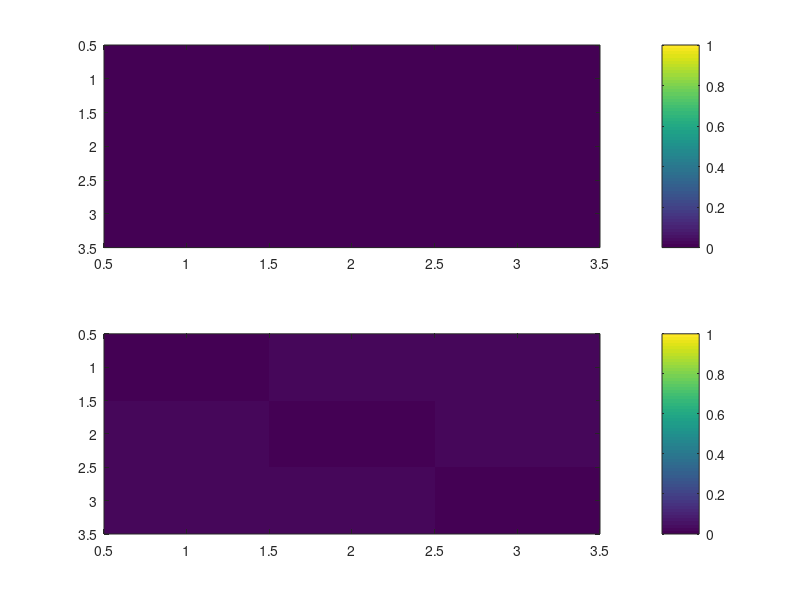

Source code (MATLAB):
%{
syms pq pm;
Sqec = (1-pq)^3*(1-pm)^6 + 3*pq*(1-pq)^2*(1-pm)^6 + 9*pq*(1-pq)^2*pm*(1-pm)^5
%}
%{
Sqec = Sqec3times(0.554, 0.1356);
Srse = SrseOnce(0.554, 0.1356)
Sqec-Srse
%}
%{
fs = 22050;
Pq = (0:(1/fs):1)';
Pm = (0:(1/fs):1)';
Diff = zeros(fs,fs);
for i = 1:numel(Pm)
    for j = 1:numel(Pq)
        Sqec = Sqec3times(Pm(i),Pq(j));
        Srse = SrseOnce(Pm(i),Pq(j));
        Diff(i,j) = Sqec - Srse;
    end
end

%{
Sqec = Sqec3times(Pm,Pq);
Srse = SrseOnce(Pm,Pq);
Diff  = Srse - Sqec;
%}
imagesc(Pm,Pq,Diff);
%axis Pm Pq;
set(gca,'YDir','normal')
colorbar
%}
I = eye(3);
Equal = I==0;
subplot(2,1,1);
image([1:3],[1:3],I);
colorbar
subplot(2,1,2);
image(1:3,1:3,Equal);
colorbar